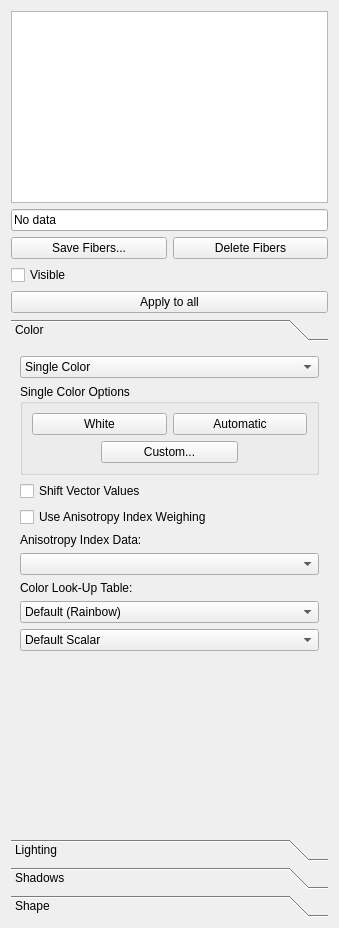
<?xml version="1.0" encoding="UTF-8"?>
<ui version="4.0">
 <class>FiberVisualizationForm</class>
 <widget class="QWidget" name="FiberVisualizationForm">
  <property name="geometry">
   <rect>
    <x>0</x>
    <y>0</y>
    <width>339</width>
    <height>928</height>
   </rect>
  </property>
  <property name="windowTitle">
   <string>Form</string>
  </property>
  <layout class="QVBoxLayout" name="verticalLayout_4">
   <item>
    <widget class="QListWidget" name="dataList">
     <property name="sizePolicy">
      <sizepolicy hsizetype="MinimumExpanding" vsizetype="Minimum">
       <horstretch>0</horstretch>
       <verstretch>0</verstretch>
      </sizepolicy>
     </property>
     <property name="layoutMode">
      <enum>QListView::SinglePass</enum>
     </property>
     <property name="sortingEnabled">
      <bool>false</bool>
     </property>
    </widget>
   </item>
   <item>
    <widget class="QLineEdit" name="dataSetName">
     <property name="text">
      <string>No data</string>
     </property>
     <property name="readOnly">
      <bool>true</bool>
     </property>
    </widget>
   </item>
   <item>
    <layout class="QHBoxLayout" name="horizontalLayout_9">
     <property name="bottomMargin">
      <number>0</number>
     </property>
     <item>
      <widget class="QPushButton" name="saveButton">
       <property name="text">
        <string>Save Fibers...</string>
       </property>
      </widget>
     </item>
     <item>
      <widget class="QPushButton" name="deleteButton">
       <property name="text">
        <string>Delete Fibers</string>
       </property>
      </widget>
     </item>
    </layout>
   </item>
   <item>
    <widget class="QCheckBox" name="visibleCheckBox">
     <property name="text">
      <string>Visible</string>
     </property>
    </widget>
   </item>
   <item>
    <widget class="QPushButton" name="applyToAllButton">
     <property name="text">
      <string>Apply to all</string>
     </property>
    </widget>
   </item>
   <item>
    <widget class="QToolBox" name="toolBox">
     <property name="currentIndex">
      <number>0</number>
     </property>
     <widget class="QWidget" name="colorPage">
      <property name="geometry">
       <rect>
        <x>0</x>
        <y>0</y>
        <width>321</width>
        <height>495</height>
       </rect>
      </property>
      <attribute name="label">
       <string>Color</string>
      </attribute>
      <layout class="QVBoxLayout" name="verticalLayout">
       <item>
        <widget class="QComboBox" name="coloringTypeComboBox">
         <property name="sizePolicy">
          <sizepolicy hsizetype="Expanding" vsizetype="Fixed">
           <horstretch>0</horstretch>
           <verstretch>0</verstretch>
          </sizepolicy>
         </property>
         <item>
          <property name="text">
           <string>Single Color </string>
          </property>
         </item>
         <item>
          <property name="text">
           <string>Fiber Point Data (LUT)</string>
          </property>
         </item>
         <item>
          <property name="text">
           <string>Fiber Cell Data (RGB)</string>
          </property>
         </item>
         <item>
          <property name="text">
           <string>Main Eigenvector</string>
          </property>
         </item>
         <item>
          <property name="text">
           <string>Fiber Direction</string>
          </property>
         </item>
         <item>
          <property name="text">
           <string>Anisotropy Index</string>
          </property>
         </item>
        </widget>
       </item>
       <item>
        <widget class="QGroupBox" name="colorSingleGroup">
         <property name="sizePolicy">
          <sizepolicy hsizetype="Expanding" vsizetype="Preferred">
           <horstretch>0</horstretch>
           <verstretch>0</verstretch>
          </sizepolicy>
         </property>
         <property name="title">
          <string>Single Color Options</string>
         </property>
         <layout class="QVBoxLayout" name="verticalLayout_11">
          <item>
           <layout class="QHBoxLayout" name="horizontalLayout_2">
            <property name="bottomMargin">
             <number>0</number>
            </property>
            <item>
             <widget class="QPushButton" name="colorSingleWhiteButton">
              <property name="sizePolicy">
               <sizepolicy hsizetype="Minimum" vsizetype="Fixed">
                <horstretch>0</horstretch>
                <verstretch>0</verstretch>
               </sizepolicy>
              </property>
              <property name="minimumSize">
               <size>
                <width>0</width>
                <height>0</height>
               </size>
              </property>
              <property name="text">
               <string>White</string>
              </property>
             </widget>
            </item>
            <item>
             <widget class="QPushButton" name="colorSingleAutoButton">
              <property name="sizePolicy">
               <sizepolicy hsizetype="Minimum" vsizetype="Fixed">
                <horstretch>0</horstretch>
                <verstretch>0</verstretch>
               </sizepolicy>
              </property>
              <property name="minimumSize">
               <size>
                <width>0</width>
                <height>0</height>
               </size>
              </property>
              <property name="text">
               <string>Automatic</string>
              </property>
             </widget>
            </item>
           </layout>
          </item>
          <item>
           <layout class="QHBoxLayout" name="horizontalLayout_8">
            <property name="bottomMargin">
             <number>0</number>
            </property>
            <item>
             <spacer name="horizontalSpacer">
              <property name="orientation">
               <enum>Qt::Horizontal</enum>
              </property>
              <property name="sizeHint" stdset="0">
               <size>
                <width>40</width>
                <height>20</height>
               </size>
              </property>
             </spacer>
            </item>
            <item>
             <widget class="QPushButton" name="colorSingleCustomButton">
              <property name="sizePolicy">
               <sizepolicy hsizetype="Minimum" vsizetype="Fixed">
                <horstretch>0</horstretch>
                <verstretch>0</verstretch>
               </sizepolicy>
              </property>
              <property name="minimumSize">
               <size>
                <width>137</width>
                <height>0</height>
               </size>
              </property>
              <property name="text">
               <string>Custom...</string>
              </property>
             </widget>
            </item>
            <item>
             <spacer name="horizontalSpacer_2">
              <property name="orientation">
               <enum>Qt::Horizontal</enum>
              </property>
              <property name="sizeHint" stdset="0">
               <size>
                <width>40</width>
                <height>20</height>
               </size>
              </property>
             </spacer>
            </item>
           </layout>
          </item>
         </layout>
        </widget>
       </item>
       <item>
        <widget class="QCheckBox" name="colorShiftValuesCheck">
         <property name="text">
          <string>Shift Vector Values </string>
         </property>
        </widget>
       </item>
       <item>
        <widget class="QCheckBox" name="colorUseAIWeightingCheck">
         <property name="text">
          <string>Use Anisotropy Index Weighing</string>
         </property>
        </widget>
       </item>
       <item>
        <widget class="QLabel" name="colorAILabel">
         <property name="text">
          <string>Anisotropy Index Data:</string>
         </property>
        </widget>
       </item>
       <item>
        <widget class="QComboBox" name="colorAICombo">
         <property name="sizePolicy">
          <sizepolicy hsizetype="Expanding" vsizetype="Fixed">
           <horstretch>0</horstretch>
           <verstretch>0</verstretch>
          </sizepolicy>
         </property>
        </widget>
       </item>
       <item>
        <widget class="QLabel" name="lutLabel">
         <property name="text">
          <string>Color Look-Up Table:</string>
         </property>
        </widget>
       </item>
       <item>
        <widget class="QComboBox" name="lutCombo">
         <item>
          <property name="text">
           <string>Default (Rainbow)</string>
          </property>
         </item>
        </widget>
       </item>
       <item>
        <widget class="QComboBox" name="scalarArrayComboBox">
         <item>
          <property name="text">
           <string>Default Scalar</string>
          </property>
         </item>
        </widget>
       </item>
       <item>
        <spacer name="verticalSpacer">
         <property name="orientation">
          <enum>Qt::Vertical</enum>
         </property>
         <property name="sizeHint" stdset="0">
          <size>
           <width>20</width>
           <height>40</height>
          </size>
         </property>
        </spacer>
       </item>
      </layout>
     </widget>
     <widget class="QWidget" name="lightingPage">
      <property name="geometry">
       <rect>
        <x>0</x>
        <y>0</y>
        <width>203</width>
        <height>157</height>
       </rect>
      </property>
      <attribute name="label">
       <string>Lighting</string>
      </attribute>
      <layout class="QVBoxLayout" name="verticalLayout_5">
       <item>
        <layout class="QVBoxLayout" name="verticalLayout_2">
         <item>
          <widget class="QCheckBox" name="lightingEnableCheck">
           <property name="text">
            <string>Enable &amp;lighting</string>
           </property>
          </widget>
         </item>
         <item>
          <layout class="QGridLayout" name="_11">
           <property name="margin">
            <number>0</number>
           </property>
           <property name="spacing">
            <number>6</number>
           </property>
           <item row="1" column="0">
            <widget class="QLabel" name="lightingDiffuseLabel">
             <property name="sizePolicy">
              <sizepolicy hsizetype="Preferred" vsizetype="Preferred">
               <horstretch>0</horstretch>
               <verstretch>0</verstretch>
              </sizepolicy>
             </property>
             <property name="text">
              <string>Diffuse</string>
             </property>
             <property name="buddy">
              <cstring>lightingDiffuseSpin</cstring>
             </property>
            </widget>
           </item>
           <item row="1" column="1">
            <layout class="QHBoxLayout" name="_12">
             <property name="spacing">
              <number>6</number>
             </property>
             <property name="margin">
              <number>0</number>
             </property>
             <item>
              <widget class="QSpinBox" name="lightingDiffuseSpin">
               <property name="maximum">
                <number>100</number>
               </property>
              </widget>
             </item>
             <item>
              <widget class="QSlider" name="lightingDiffuseSlider">
               <property name="sizePolicy">
                <sizepolicy hsizetype="MinimumExpanding" vsizetype="Fixed">
                 <horstretch>0</horstretch>
                 <verstretch>0</verstretch>
                </sizepolicy>
               </property>
               <property name="maximum">
                <number>100</number>
               </property>
               <property name="orientation">
                <enum>Qt::Horizontal</enum>
               </property>
              </widget>
             </item>
            </layout>
           </item>
           <item row="2" column="0">
            <widget class="QLabel" name="lightingSpecularLabel">
             <property name="text">
              <string>Specular</string>
             </property>
             <property name="buddy">
              <cstring>lightingSpecularSpin</cstring>
             </property>
            </widget>
           </item>
           <item row="0" column="1">
            <layout class="QHBoxLayout" name="_13">
             <property name="spacing">
              <number>6</number>
             </property>
             <property name="margin">
              <number>0</number>
             </property>
             <item>
              <widget class="QSpinBox" name="lightingAmbientSpin">
               <property name="maximum">
                <number>100</number>
               </property>
              </widget>
             </item>
             <item>
              <widget class="QSlider" name="lightingAmbientSlider">
               <property name="sizePolicy">
                <sizepolicy hsizetype="MinimumExpanding" vsizetype="Fixed">
                 <horstretch>0</horstretch>
                 <verstretch>0</verstretch>
                </sizepolicy>
               </property>
               <property name="maximum">
                <number>100</number>
               </property>
               <property name="orientation">
                <enum>Qt::Horizontal</enum>
               </property>
              </widget>
             </item>
            </layout>
           </item>
           <item row="2" column="1">
            <layout class="QHBoxLayout" name="_14">
             <property name="spacing">
              <number>6</number>
             </property>
             <property name="margin">
              <number>0</number>
             </property>
             <item>
              <widget class="QSpinBox" name="lightingSpecularSpin">
               <property name="maximum">
                <number>100</number>
               </property>
              </widget>
             </item>
             <item>
              <widget class="QSlider" name="lightingSpecularSlider">
               <property name="sizePolicy">
                <sizepolicy hsizetype="MinimumExpanding" vsizetype="Fixed">
                 <horstretch>0</horstretch>
                 <verstretch>0</verstretch>
                </sizepolicy>
               </property>
               <property name="maximum">
                <number>100</number>
               </property>
               <property name="orientation">
                <enum>Qt::Horizontal</enum>
               </property>
              </widget>
             </item>
            </layout>
           </item>
           <item row="3" column="0">
            <widget class="QLabel" name="lightingShineLabel">
             <property name="text">
              <string>Shine</string>
             </property>
             <property name="buddy">
              <cstring>lightingShineSpin</cstring>
             </property>
            </widget>
           </item>
           <item row="3" column="1">
            <layout class="QHBoxLayout" name="_15">
             <property name="spacing">
              <number>6</number>
             </property>
             <property name="margin">
              <number>0</number>
             </property>
             <item>
              <widget class="QSpinBox" name="lightingShineSpin">
               <property name="minimum">
                <number>1</number>
               </property>
               <property name="maximum">
                <number>40</number>
               </property>
              </widget>
             </item>
             <item>
              <widget class="QSlider" name="lightingShineSlider">
               <property name="sizePolicy">
                <sizepolicy hsizetype="MinimumExpanding" vsizetype="Fixed">
                 <horstretch>0</horstretch>
                 <verstretch>0</verstretch>
                </sizepolicy>
               </property>
               <property name="minimum">
                <number>1</number>
               </property>
               <property name="maximum">
                <number>40</number>
               </property>
               <property name="orientation">
                <enum>Qt::Horizontal</enum>
               </property>
              </widget>
             </item>
            </layout>
           </item>
           <item row="0" column="0">
            <widget class="QLabel" name="lightingAmbientLabel">
             <property name="text">
              <string>Ambient</string>
             </property>
            </widget>
           </item>
          </layout>
         </item>
        </layout>
       </item>
       <item>
        <spacer name="verticalSpacer_2">
         <property name="orientation">
          <enum>Qt::Vertical</enum>
         </property>
         <property name="sizeHint" stdset="0">
          <size>
           <width>20</width>
           <height>76</height>
          </size>
         </property>
        </spacer>
       </item>
      </layout>
     </widget>
     <widget class="QWidget" name="shadowsPage">
      <property name="geometry">
       <rect>
        <x>0</x>
        <y>0</y>
        <width>208</width>
        <height>129</height>
       </rect>
      </property>
      <attribute name="label">
       <string>Shadows</string>
      </attribute>
      <layout class="QVBoxLayout" name="verticalLayout_6">
       <item>
        <layout class="QVBoxLayout" name="verticalLayout_3">
         <item>
          <widget class="QCheckBox" name="shadowsEnableCheck">
           <property name="enabled">
            <bool>true</bool>
           </property>
           <property name="text">
            <string>Enable sha&amp;dows</string>
           </property>
          </widget>
         </item>
         <item>
          <layout class="QGridLayout" name="shadowsOptionsGLayout">
           <property name="margin">
            <number>0</number>
           </property>
           <property name="spacing">
            <number>6</number>
           </property>
           <item row="0" column="0">
            <widget class="QLabel" name="shadowsAmbientLabel">
             <property name="text">
              <string>Ambient</string>
             </property>
             <property name="buddy">
              <cstring>shadowsAmbientSpin</cstring>
             </property>
            </widget>
           </item>
           <item row="0" column="1">
            <layout class="QHBoxLayout" name="_17">
             <property name="spacing">
              <number>6</number>
             </property>
             <property name="margin">
              <number>0</number>
             </property>
             <item>
              <widget class="QSpinBox" name="shadowsAmbientSpin">
               <property name="maximum">
                <number>100</number>
               </property>
              </widget>
             </item>
             <item>
              <widget class="QSlider" name="shadowsAmbientSlider">
               <property name="sizePolicy">
                <sizepolicy hsizetype="MinimumExpanding" vsizetype="Fixed">
                 <horstretch>0</horstretch>
                 <verstretch>0</verstretch>
                </sizepolicy>
               </property>
               <property name="maximum">
                <number>100</number>
               </property>
               <property name="orientation">
                <enum>Qt::Horizontal</enum>
               </property>
              </widget>
             </item>
            </layout>
           </item>
           <item row="2" column="0">
            <widget class="QLabel" name="shadowsThicknessLabel">
             <property name="text">
              <string>Thickness</string>
             </property>
            </widget>
           </item>
           <item row="1" column="0">
            <widget class="QLabel" name="shadowsDiffuseLabel">
             <property name="sizePolicy">
              <sizepolicy hsizetype="Fixed" vsizetype="Preferred">
               <horstretch>0</horstretch>
               <verstretch>0</verstretch>
              </sizepolicy>
             </property>
             <property name="text">
              <string>Diffuse</string>
             </property>
             <property name="buddy">
              <cstring>shapeTubeSidesSpin</cstring>
             </property>
            </widget>
           </item>
           <item row="2" column="1">
            <layout class="QHBoxLayout" name="_19">
             <property name="spacing">
              <number>6</number>
             </property>
             <property name="margin">
              <number>0</number>
             </property>
             <item>
              <widget class="QSpinBox" name="shadowsThicknessSpin">
               <property name="minimum">
                <number>1</number>
               </property>
               <property name="maximum">
                <number>10</number>
               </property>
              </widget>
             </item>
             <item>
              <widget class="QSlider" name="shadowsThicknessSlider">
               <property name="sizePolicy">
                <sizepolicy hsizetype="MinimumExpanding" vsizetype="Fixed">
                 <horstretch>0</horstretch>
                 <verstretch>0</verstretch>
                </sizepolicy>
               </property>
               <property name="minimum">
                <number>1</number>
               </property>
               <property name="maximum">
                <number>10</number>
               </property>
               <property name="orientation">
                <enum>Qt::Horizontal</enum>
               </property>
              </widget>
             </item>
            </layout>
           </item>
           <item row="1" column="1">
            <layout class="QHBoxLayout" name="_18">
             <property name="spacing">
              <number>6</number>
             </property>
             <property name="margin">
              <number>0</number>
             </property>
             <item>
              <widget class="QSpinBox" name="shadowsDiffuseSpin">
               <property name="maximum">
                <number>100</number>
               </property>
              </widget>
             </item>
             <item>
              <widget class="QSlider" name="shadowsDiffuseSlider">
               <property name="sizePolicy">
                <sizepolicy hsizetype="MinimumExpanding" vsizetype="Fixed">
                 <horstretch>0</horstretch>
                 <verstretch>0</verstretch>
                </sizepolicy>
               </property>
               <property name="maximum">
                <number>100</number>
               </property>
               <property name="orientation">
                <enum>Qt::Horizontal</enum>
               </property>
              </widget>
             </item>
            </layout>
           </item>
          </layout>
         </item>
        </layout>
       </item>
       <item>
        <spacer name="verticalSpacer_3">
         <property name="orientation">
          <enum>Qt::Vertical</enum>
         </property>
         <property name="sizeHint" stdset="0">
          <size>
           <width>20</width>
           <height>139</height>
          </size>
         </property>
        </spacer>
       </item>
      </layout>
     </widget>
     <widget class="QWidget" name="shapePage">
      <property name="geometry">
       <rect>
        <x>0</x>
        <y>0</y>
        <width>227</width>
        <height>232</height>
       </rect>
      </property>
      <property name="sizePolicy">
       <sizepolicy hsizetype="Preferred" vsizetype="Preferred">
        <horstretch>0</horstretch>
        <verstretch>0</verstretch>
       </sizepolicy>
      </property>
      <property name="autoFillBackground">
       <bool>true</bool>
      </property>
      <attribute name="label">
       <string>Shape</string>
      </attribute>
      <layout class="QVBoxLayout" name="verticalLayout_8">
       <item>
        <layout class="QVBoxLayout" name="verticalLayout_7" stretch="0,0,0">
         <item>
          <widget class="QComboBox" name="shapeCombo">
           <property name="sizePolicy">
            <sizepolicy hsizetype="Expanding" vsizetype="Fixed">
             <horstretch>0</horstretch>
             <verstretch>0</verstretch>
            </sizepolicy>
           </property>
           <item>
            <property name="text">
             <string>Streamlines</string>
            </property>
           </item>
           <item>
            <property name="text">
             <string>Streamtubes</string>
            </property>
           </item>
           <item>
            <property name="text">
             <string>Hyperstreamtubes</string>
            </property>
           </item>
           <item>
            <property name="text">
             <string>Hyperstreamprims</string>
            </property>
           </item>
           <item>
            <property name="text">
             <string>Streamribbons</string>
            </property>
           </item>
          </widget>
         </item>
         <item>
          <layout class="QHBoxLayout" name="horizontalLayout">
           <property name="sizeConstraint">
            <enum>QLayout::SetDefaultConstraint</enum>
           </property>
           <item>
            <widget class="QCheckBox" name="shapeSimplifyEnable">
             <property name="text">
              <string>Simplify</string>
             </property>
             <property name="checked">
              <bool>true</bool>
             </property>
            </widget>
           </item>
           <item>
            <widget class="QLabel" name="shapePLLengthLabel">
             <property name="sizePolicy">
              <sizepolicy hsizetype="Expanding" vsizetype="Fixed">
               <horstretch>0</horstretch>
               <verstretch>0</verstretch>
              </sizepolicy>
             </property>
             <property name="text">
              <string>Polyline Length</string>
             </property>
            </widget>
           </item>
           <item>
            <widget class="QDoubleSpinBox" name="shapePLLengthSpin">
             <property name="sizePolicy">
              <sizepolicy hsizetype="Minimum" vsizetype="Fixed">
               <horstretch>0</horstretch>
               <verstretch>0</verstretch>
              </sizepolicy>
             </property>
             <property name="minimumSize">
              <size>
               <width>62</width>
               <height>0</height>
              </size>
             </property>
             <property name="minimum">
              <double>0.010000000000000</double>
             </property>
             <property name="singleStep">
              <double>0.100000000000000</double>
             </property>
             <property name="value">
              <double>1.000000000000000</double>
             </property>
            </widget>
           </item>
          </layout>
         </item>
         <item>
          <layout class="QHBoxLayout" name="horizontalLayout_3">
           <item>
            <widget class="QGroupBox" name="shapeTubeGroup">
             <property name="sizePolicy">
              <sizepolicy hsizetype="Expanding" vsizetype="Fixed">
               <horstretch>0</horstretch>
               <verstretch>0</verstretch>
              </sizepolicy>
             </property>
             <property name="minimumSize">
              <size>
               <width>0</width>
               <height>150</height>
              </size>
             </property>
             <property name="title">
              <string>Shape Options</string>
             </property>
             <layout class="QVBoxLayout" name="verticalLayout_9">
              <item>
               <layout class="QHBoxLayout" name="horizontalLayout_4">
                <item>
                 <widget class="QLabel" name="shapeTubeRadiusLabel">
                  <property name="text">
                   <string>Radius</string>
                  </property>
                 </widget>
                </item>
                <item>
                 <widget class="QDoubleSpinBox" name="shapeTubeRadiusSpin">
                  <property name="sizePolicy">
                   <sizepolicy hsizetype="Fixed" vsizetype="Fixed">
                    <horstretch>0</horstretch>
                    <verstretch>0</verstretch>
                   </sizepolicy>
                  </property>
                  <property name="minimumSize">
                   <size>
                    <width>60</width>
                    <height>0</height>
                   </size>
                  </property>
                  <property name="minimum">
                   <double>0.100000000000000</double>
                  </property>
                  <property name="maximum">
                   <double>99.900000000000006</double>
                  </property>
                  <property name="singleStep">
                   <double>0.100000000000000</double>
                  </property>
                  <property name="value">
                   <double>0.500000000000000</double>
                  </property>
                 </widget>
                </item>
               </layout>
              </item>
              <item>
               <layout class="QHBoxLayout" name="horizontalLayout_5">
                <item>
                 <widget class="QLabel" name="shapeTubeHyperLabel">
                  <property name="text">
                   <string>Hyper Scale</string>
                  </property>
                 </widget>
                </item>
                <item>
                 <widget class="QDoubleSpinBox" name="shapeTubeHyperSpin">
                  <property name="sizePolicy">
                   <sizepolicy hsizetype="Fixed" vsizetype="Fixed">
                    <horstretch>0</horstretch>
                    <verstretch>0</verstretch>
                   </sizepolicy>
                  </property>
                  <property name="minimumSize">
                   <size>
                    <width>60</width>
                    <height>0</height>
                   </size>
                  </property>
                  <property name="minimum">
                   <double>0.100000000000000</double>
                  </property>
                  <property name="maximum">
                   <double>99.900000000000006</double>
                  </property>
                  <property name="singleStep">
                   <double>0.100000000000000</double>
                  </property>
                  <property name="value">
                   <double>1.000000000000000</double>
                  </property>
                 </widget>
                </item>
               </layout>
              </item>
              <item>
               <layout class="QHBoxLayout" name="horizontalLayout_6">
                <item>
                 <widget class="QLabel" name="shapeTubeSidesLabel">
                  <property name="text">
                   <string>Number of Sides</string>
                  </property>
                 </widget>
                </item>
                <item>
                 <widget class="QSpinBox" name="shapeTubeSidesSpin">
                  <property name="sizePolicy">
                   <sizepolicy hsizetype="Fixed" vsizetype="Fixed">
                    <horstretch>0</horstretch>
                    <verstretch>0</verstretch>
                   </sizepolicy>
                  </property>
                  <property name="minimumSize">
                   <size>
                    <width>60</width>
                    <height>0</height>
                   </size>
                  </property>
                  <property name="minimum">
                   <number>3</number>
                  </property>
                  <property name="maximum">
                   <number>64</number>
                  </property>
                  <property name="value">
                   <number>6</number>
                  </property>
                 </widget>
                </item>
               </layout>
              </item>
              <item>
               <widget class="QLabel" name="eigensystemLabel">
                <property name="text">
                 <string>DTI Eigensystem Image: </string>
                </property>
               </widget>
              </item>
              <item>
               <widget class="QComboBox" name="eigensystemCombo"/>
              </item>
              <item>
               <layout class="QHBoxLayout" name="horizontalLayout_7">
                <item>
                 <widget class="QPushButton" name="shapeTubeUpdateButton">
                  <property name="sizePolicy">
                   <sizepolicy hsizetype="Fixed" vsizetype="Fixed">
                    <horstretch>0</horstretch>
                    <verstretch>0</verstretch>
                   </sizepolicy>
                  </property>
                  <property name="text">
                   <string>Update</string>
                  </property>
                 </widget>
                </item>
               </layout>
              </item>
             </layout>
            </widget>
           </item>
          </layout>
         </item>
        </layout>
       </item>
       <item>
        <spacer name="verticalSpacer_4">
         <property name="orientation">
          <enum>Qt::Vertical</enum>
         </property>
         <property name="sizeType">
          <enum>QSizePolicy::Expanding</enum>
         </property>
         <property name="sizeHint" stdset="0">
          <size>
           <width>20</width>
           <height>40</height>
          </size>
         </property>
        </spacer>
       </item>
      </layout>
     </widget>
    </widget>
   </item>
  </layout>
 </widget>
 <tabstops>
  <tabstop>visibleCheckBox</tabstop>
  <tabstop>dataSetName</tabstop>
  <tabstop>dataList</tabstop>
  <tabstop>lightingEnableCheck</tabstop>
  <tabstop>lightingDiffuseSpin</tabstop>
  <tabstop>lightingDiffuseSlider</tabstop>
  <tabstop>lightingAmbientSpin</tabstop>
  <tabstop>lightingAmbientSlider</tabstop>
  <tabstop>lightingSpecularSpin</tabstop>
  <tabstop>lightingSpecularSlider</tabstop>
  <tabstop>lightingShineSpin</tabstop>
  <tabstop>lightingShineSlider</tabstop>
  <tabstop>shadowsEnableCheck</tabstop>
  <tabstop>shadowsAmbientSpin</tabstop>
  <tabstop>shadowsAmbientSlider</tabstop>
  <tabstop>shadowsThicknessSpin</tabstop>
  <tabstop>shadowsThicknessSlider</tabstop>
  <tabstop>shadowsDiffuseSpin</tabstop>
  <tabstop>shadowsDiffuseSlider</tabstop>
  <tabstop>shapeCombo</tabstop>
  <tabstop>shapePLLengthSpin</tabstop>
  <tabstop>shapeTubeRadiusSpin</tabstop>
  <tabstop>shapeTubeHyperSpin</tabstop>
  <tabstop>shapeTubeSidesSpin</tabstop>
  <tabstop>shapeTubeUpdateButton</tabstop>
 </tabstops>
 <resources/>
 <connections>
  <connection>
   <sender>shadowsAmbientSpin</sender>
   <signal>valueChanged(int)</signal>
   <receiver>shadowsAmbientSlider</receiver>
   <slot>setValue(int)</slot>
   <hints>
    <hint type="sourcelabel">
     <x>143</x>
     <y>657</y>
    </hint>
    <hint type="destinationlabel">
     <x>317</x>
     <y>652</y>
    </hint>
   </hints>
  </connection>
  <connection>
   <sender>shadowsAmbientSlider</sender>
   <signal>valueChanged(int)</signal>
   <receiver>shadowsAmbientSpin</receiver>
   <slot>setValue(int)</slot>
   <hints>
    <hint type="sourcelabel">
     <x>317</x>
     <y>652</y>
    </hint>
    <hint type="destinationlabel">
     <x>143</x>
     <y>657</y>
    </hint>
   </hints>
  </connection>
  <connection>
   <sender>shadowsDiffuseSpin</sender>
   <signal>valueChanged(int)</signal>
   <receiver>shadowsDiffuseSlider</receiver>
   <slot>setValue(int)</slot>
   <hints>
    <hint type="sourcelabel">
     <x>143</x>
     <y>692</y>
    </hint>
    <hint type="destinationlabel">
     <x>317</x>
     <y>687</y>
    </hint>
   </hints>
  </connection>
  <connection>
   <sender>shadowsDiffuseSlider</sender>
   <signal>valueChanged(int)</signal>
   <receiver>shadowsDiffuseSpin</receiver>
   <slot>setValue(int)</slot>
   <hints>
    <hint type="sourcelabel">
     <x>317</x>
     <y>687</y>
    </hint>
    <hint type="destinationlabel">
     <x>143</x>
     <y>692</y>
    </hint>
   </hints>
  </connection>
  <connection>
   <sender>shadowsThicknessSpin</sender>
   <signal>valueChanged(int)</signal>
   <receiver>shadowsThicknessSlider</receiver>
   <slot>setValue(int)</slot>
   <hints>
    <hint type="sourcelabel">
     <x>143</x>
     <y>727</y>
    </hint>
    <hint type="destinationlabel">
     <x>317</x>
     <y>722</y>
    </hint>
   </hints>
  </connection>
  <connection>
   <sender>shadowsThicknessSlider</sender>
   <signal>valueChanged(int)</signal>
   <receiver>shadowsThicknessSpin</receiver>
   <slot>setValue(int)</slot>
   <hints>
    <hint type="sourcelabel">
     <x>317</x>
     <y>722</y>
    </hint>
    <hint type="destinationlabel">
     <x>143</x>
     <y>727</y>
    </hint>
   </hints>
  </connection>
  <connection>
   <sender>lightingAmbientSpin</sender>
   <signal>valueChanged(int)</signal>
   <receiver>lightingAmbientSlider</receiver>
   <slot>setValue(int)</slot>
   <hints>
    <hint type="sourcelabel">
     <x>122</x>
     <y>618</y>
    </hint>
    <hint type="destinationlabel">
     <x>167</x>
     <y>614</y>
    </hint>
   </hints>
  </connection>
  <connection>
   <sender>lightingAmbientSlider</sender>
   <signal>valueChanged(int)</signal>
   <receiver>lightingAmbientSpin</receiver>
   <slot>setValue(int)</slot>
   <hints>
    <hint type="sourcelabel">
     <x>231</x>
     <y>612</y>
    </hint>
    <hint type="destinationlabel">
     <x>135</x>
     <y>615</y>
    </hint>
   </hints>
  </connection>
  <connection>
   <sender>lightingDiffuseSpin</sender>
   <signal>valueChanged(int)</signal>
   <receiver>lightingDiffuseSlider</receiver>
   <slot>setValue(int)</slot>
   <hints>
    <hint type="sourcelabel">
     <x>132</x>
     <y>649</y>
    </hint>
    <hint type="destinationlabel">
     <x>162</x>
     <y>647</y>
    </hint>
   </hints>
  </connection>
  <connection>
   <sender>lightingDiffuseSlider</sender>
   <signal>valueChanged(int)</signal>
   <receiver>lightingDiffuseSpin</receiver>
   <slot>setValue(int)</slot>
   <hints>
    <hint type="sourcelabel">
     <x>206</x>
     <y>647</y>
    </hint>
    <hint type="destinationlabel">
     <x>127</x>
     <y>647</y>
    </hint>
   </hints>
  </connection>
  <connection>
   <sender>lightingSpecularSpin</sender>
   <signal>valueChanged(int)</signal>
   <receiver>lightingSpecularSlider</receiver>
   <slot>setValue(int)</slot>
   <hints>
    <hint type="sourcelabel">
     <x>129</x>
     <y>676</y>
    </hint>
    <hint type="destinationlabel">
     <x>160</x>
     <y>684</y>
    </hint>
   </hints>
  </connection>
  <connection>
   <sender>lightingSpecularSlider</sender>
   <signal>valueChanged(int)</signal>
   <receiver>lightingSpecularSpin</receiver>
   <slot>setValue(int)</slot>
   <hints>
    <hint type="sourcelabel">
     <x>177</x>
     <y>689</y>
    </hint>
    <hint type="destinationlabel">
     <x>137</x>
     <y>689</y>
    </hint>
   </hints>
  </connection>
  <connection>
   <sender>lightingShineSpin</sender>
   <signal>valueChanged(int)</signal>
   <receiver>lightingShineSlider</receiver>
   <slot>setValue(int)</slot>
   <hints>
    <hint type="sourcelabel">
     <x>109</x>
     <y>719</y>
    </hint>
    <hint type="destinationlabel">
     <x>163</x>
     <y>720</y>
    </hint>
   </hints>
  </connection>
  <connection>
   <sender>lightingShineSlider</sender>
   <signal>valueChanged(int)</signal>
   <receiver>lightingShineSpin</receiver>
   <slot>setValue(int)</slot>
   <hints>
    <hint type="sourcelabel">
     <x>218</x>
     <y>716</y>
    </hint>
    <hint type="destinationlabel">
     <x>131</x>
     <y>723</y>
    </hint>
   </hints>
  </connection>
 </connections>
</ui>
